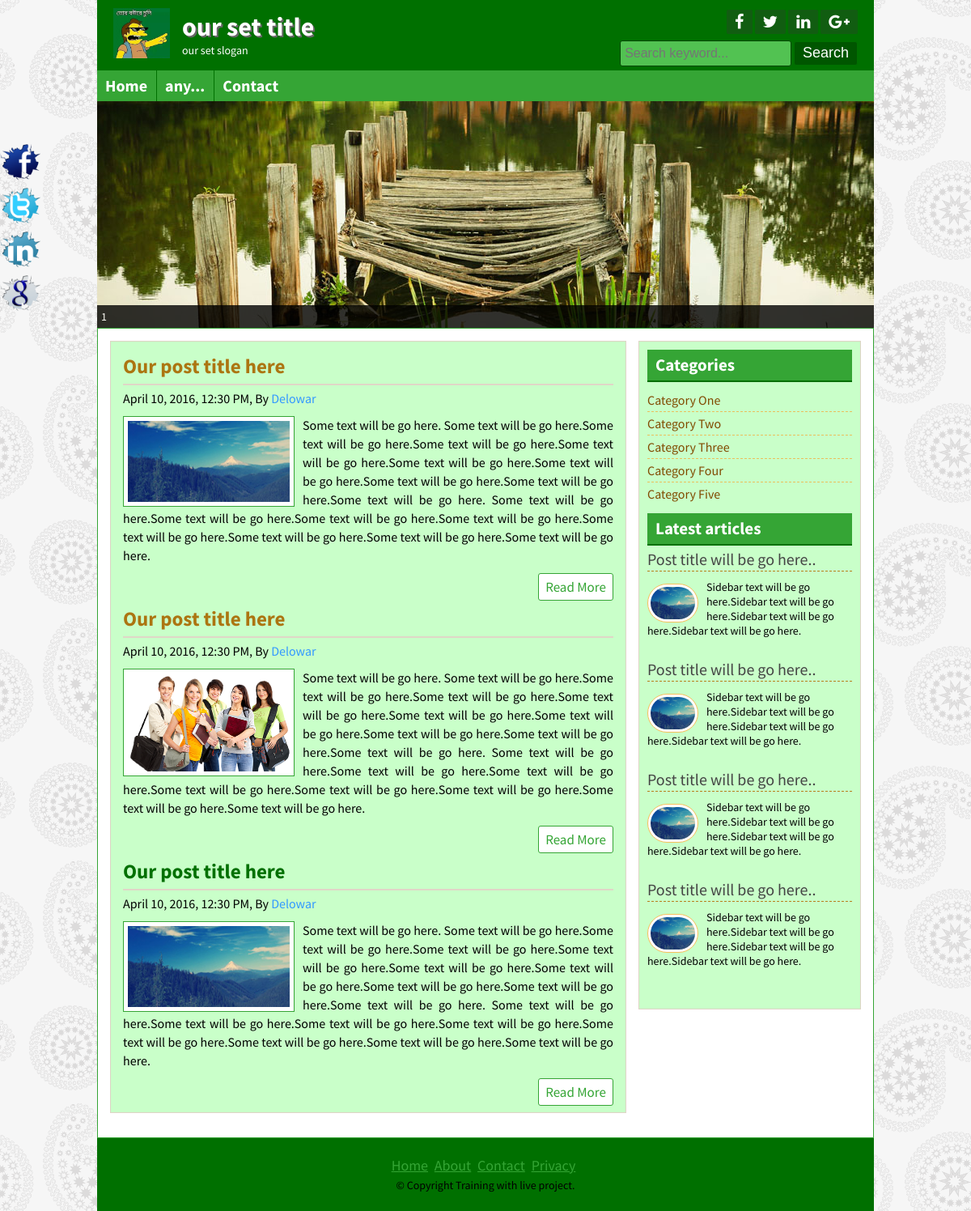
Screenshot of /index1.php with the database file from the repository.
### tables this page shows
CREATE TABLE `title_slogan` (
  `id` int(11) NOT NULL,
  `title` varchar(255) NOT NULL,
  `slogan` varchar(255) NOT NULL,
  `logo` varchar(255) NOT NULL
);

CREATE TABLE `tbl_page` (
  `id` int(11) NOT NULL,
  `name` varchar(255) NOT NULL,
  `body` text NOT NULL
);

### lib/Database.php (called while the page is built, shortened)
<?php
Class Database{
	public $host   = DB_HOST;
	public $user   = DB_USER;
	public $pass   = DB_PASS;
	public $dbname = DB_NAME;
	public $link;
	private function connectDB(){
	$this->link = new mysqli($this->host, $this->user, $this->pass, $this->dbname);
 }
	public function select($query){
		$result = $this->link->query($query) or die($this->link->error.__LINE__);
		if($result->num_rows > 0){
			return $result;
		} else {
			return false;
		}
	}
}

### inc/slider.php (the view)
<div class="slidersection templete clear">
        <div id="slider">
        	<?php
            $query = "select * from tbl_slider order by id limit 5";
            $slider = $db->select($query);
            if ($slider){
             while ($result = $slider->fetch_assoc()) {
            ?>
            <a href="#">
            	<img src="admin/<?php echo $result['image']; ?>" alt="<?php echo $result['title']; ?>" title="<?php echo $result['title']; ?>" /></a>
            <?php } } ?>
        </div>
</div>

### inc/header.php (shortened to what this page needs)
<?php include 'lib/Database.php'; ?>
<?php
	$db = new Database();
?>
<!DOCTYPE html>
<html>
<head>
	<?php include 'scripts/css.php' ?>
</head>
<body>
	<div class="headersection templete clear">
		<a href="index.php">
			<div class="logo">
	 <?php
        $query = "SELECT * FROM title_slogan WHERE id=1";
        $blog_title = $db->select($query);
        if ($blog_title){
            while ($result = $blog_title->fetch_assoc()) {
    ?>
				<img src="admin/<?php echo $result['logo']; ?>" alt="Logo"/>
				<h2><?php echo $result['title'];?></h2>
				<p><?php echo $result['slogan']; ?></p>
			</div>
	<?php } } ?>
		</a>
		<div class="social clear">
			<div class="icon clear">
				<a href="#" target="_blank"><i class="fa fa-facebook"></i></a>
				<a href="#" target="_blank"><i class="fa fa-twitter"></i></a>
				<a href="#" target="_blank"><i class="fa fa-linkedin"></i></a>
				<a href="#" target="_blank"><i class="fa fa-google-plus"></i></a>
			</div>
			<div class="searchbtn clear">
			<form action="search.php" method="get">
				<input type="text" name="search" placeholder="Search keyword..."/>
				<input type="submit" name="submit" value="Search"/>
			</form>
			</div>
		</div>
	</div>
<div class="navsection templete">
	<?php
		$path = $_SERVER['SCRIPT_FILENAME'];
		$titlepage = basename($path, '.php');
	?>
	<ul>
		<li><a <?php if($titlepage == 'index'){ echo 'id = "active"'; }?> href="index.php">Home</a></li>
				<?php
				    $query = "SELECT * FROM tbl_page";
				    $pages = $db->select($query);
				        if ($pages){
				            while ($result = $pages->fetch_assoc()) {
				?>
				        <li>
				        	<a
				        		<?php
				        		 	if (isset($_GET['pageid']) && $_GET['pageid'] == $result['id']){
				        		 		echo 'id = "active"';
				        		 	}
				        		 ?>
				        	href="page.php?pageid=<?php echo $result['id']; ?>"><?php echo $result['name']; ?>
				        </a> </li>
				<?php } } ?>
		<li><a <?php if($titlepage == 'contact'){ echo 'id = "active"'; }?> href="contact.php">Contact</a></li>
	</ul>
</div>

### css/nivo-slider.css (style rules this page uses)
.nivoSlider { position:relative; }
.nivoSlider a.nivo-imageLink { position:absolute; top:0px; left:0px; width:100%; height:100%; border:0; padding:0; margin:0; z-index:60; display:none; }

### style.css (style rules this page uses)
* { margin:0;padding:0;outline:0 }
body { font-family: 'Source Sans Pro', sans-serif;font-size:14px;line-height:18px;color:#000;background:url(images/bg.png)repeat fixed 0 0 #fff; }
.templete { width:960px;margin:0 auto; }
.clear { overflow:hidden; }
input[type="text"], input[type="email"] { border: 1px solid #cfc5b6; border-radius: 3px; margin-bottom: 5px; padding: 5px; width: 300px; }
input[type="submit"] { background: #b7801c none repeat scroll 0 0; border: 1px solid #e6af4b; color: #fff; cursor: pointer; font-size: 20px; padding: 1px 10px; }
.headersection { background: #ca932f none repeat scroll 0 0; color: #fff; }
.logo { float: left; width: 580px; }
.logo img { float: left; margin-right: 15px; padding-bottom: 10px; padding-left: 20px; padding-top: 10px; width: 70px; }
.logo h2 { color: #fff; font-size: 32px; margin-bottom: 11px; margin-top: 24px; text-shadow: 2px 2px 0 #666; }
.logo p { color:#fff; }
.social { float: right; margin-right: 20px; margin-top: 12px; text-align: right; width: 360px; }
.icon { float: right; }
.icon a { background: #a56e0a none repeat scroll 0 0; border-radius: 2px; color: #fff; display: block; float: left; font-size: 20px; margin-left: 3px; padding: 5px 10px; }
.searchbtn { float: right; margin-top: 8px; }
.searchbtn input[type="text"] { border: 1px solid #A56E0A; width: 200px; background: #FFE07C; font-size: 16px; height: 20px; }
.searchbtn input[type="submit"] { border: 1px solid #9d6602; border-radius: 3px; font-size: 18px; height: 30px; padding-left: 10px; padding-right: 10px; padding-top: 0; cursor: pointer; }
.navsection { background: none repeat scroll 0 0 #e6af4b; min-height: 38px; }
.navsection ul { margin:0;padding:0;list-style:none; }
.navsection ul li { border-left: 1px solid #fdc662; border-right: 1px solid #c18a26; display: block; float: left; position:relative; }
.navsection ul li:first-child { border-left: 0px solid #fdc662; }
.navsection ul li:last-child { border-right: 0px solid #c18a26; }
.navsection ul li a { color: #fff; display: block; font-size: 20px; font-weight: bold; padding: 10px; text-decoration: none; }

### theme/green.css (style rules this page uses)
.headersection,.footersection { background: #007000 none repeat scroll 0 0; }
.icon a { background: #115d11 none repeat scroll 0 0; }
.searchbtn input[type="text"] { background: #52c252 none repeat scroll 0 0; border: 1px solid #034703; }
.searchbtn input[type="submit"] { border: 1px solid #007000; }
input[type="submit"] { background: #005600 none repeat scroll 0 0; border: 1px solid #007000; }
.navsection { background: #35a535 none repeat scroll 0 0; }
.navsection ul li { border-left: 1px solid #007000; border-right: 1px solid #38a838; }

### rows the page displays
title_slogan: logo (picture), title "our set title", slogan "our set slogan"
tbl_page: name "any..."
